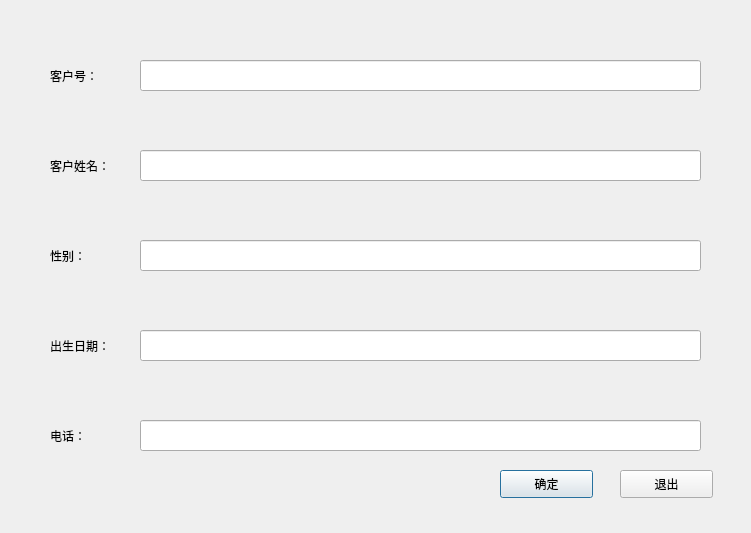
<?xml version="1.0" encoding="UTF-8"?>
<ui version="4.0">
 <class>Dialog</class>
 <widget class="QDialog" name="Dialog">
  <property name="geometry">
   <rect>
    <x>0</x>
    <y>0</y>
    <width>751</width>
    <height>533</height>
   </rect>
  </property>
  <property name="windowTitle">
   <string>添加客户信息</string>
  </property>
  <widget class="QLabel" name="label">
   <property name="geometry">
    <rect>
     <x>50</x>
     <y>60</y>
     <width>101</width>
     <height>31</height>
    </rect>
   </property>
   <property name="text">
    <string>客户号：</string>
   </property>
  </widget>
  <widget class="QLineEdit" name="lineEdit">
   <property name="geometry">
    <rect>
     <x>140</x>
     <y>60</y>
     <width>561</width>
     <height>31</height>
    </rect>
   </property>
  </widget>
  <widget class="QPushButton" name="pushButton">
   <property name="geometry">
    <rect>
     <x>500</x>
     <y>470</y>
     <width>93</width>
     <height>28</height>
    </rect>
   </property>
   <property name="text">
    <string>确定</string>
   </property>
  </widget>
  <widget class="QPushButton" name="pushButton_2">
   <property name="geometry">
    <rect>
     <x>620</x>
     <y>470</y>
     <width>93</width>
     <height>28</height>
    </rect>
   </property>
   <property name="text">
    <string>退出</string>
   </property>
  </widget>
  <widget class="QLineEdit" name="lineEdit_2">
   <property name="geometry">
    <rect>
     <x>140</x>
     <y>150</y>
     <width>561</width>
     <height>31</height>
    </rect>
   </property>
  </widget>
  <widget class="QLabel" name="label_2">
   <property name="geometry">
    <rect>
     <x>50</x>
     <y>150</y>
     <width>101</width>
     <height>31</height>
    </rect>
   </property>
   <property name="text">
    <string>客户姓名：</string>
   </property>
  </widget>
  <widget class="QLabel" name="label_3">
   <property name="geometry">
    <rect>
     <x>50</x>
     <y>240</y>
     <width>101</width>
     <height>31</height>
    </rect>
   </property>
   <property name="text">
    <string>性别：</string>
   </property>
  </widget>
  <widget class="QLineEdit" name="lineEdit_3">
   <property name="geometry">
    <rect>
     <x>140</x>
     <y>240</y>
     <width>561</width>
     <height>31</height>
    </rect>
   </property>
  </widget>
  <widget class="QLabel" name="label_4">
   <property name="geometry">
    <rect>
     <x>50</x>
     <y>330</y>
     <width>101</width>
     <height>31</height>
    </rect>
   </property>
   <property name="text">
    <string>出生日期：</string>
   </property>
  </widget>
  <widget class="QLineEdit" name="lineEdit_4">
   <property name="geometry">
    <rect>
     <x>140</x>
     <y>330</y>
     <width>561</width>
     <height>31</height>
    </rect>
   </property>
  </widget>
  <widget class="QLabel" name="label_5">
   <property name="geometry">
    <rect>
     <x>50</x>
     <y>420</y>
     <width>101</width>
     <height>31</height>
    </rect>
   </property>
   <property name="text">
    <string>电话：</string>
   </property>
  </widget>
  <widget class="QLineEdit" name="lineEdit_5">
   <property name="geometry">
    <rect>
     <x>140</x>
     <y>420</y>
     <width>561</width>
     <height>31</height>
    </rect>
   </property>
  </widget>
  <widget class="QLabel" name="label_6">
   <property name="geometry">
    <rect>
     <x>280</x>
     <y>460</y>
     <width>161</width>
     <height>31</height>
    </rect>
   </property>
   <property name="text">
    <string>&lt;html&gt;&lt;head/&gt;&lt;body&gt;&lt;p align=&quot;center&quot;&gt;&lt;br/&gt;&lt;/p&gt;&lt;/body&gt;&lt;/html&gt;</string>
   </property>
  </widget>
 </widget>
 <resources/>
 <connections/>
</ui>
